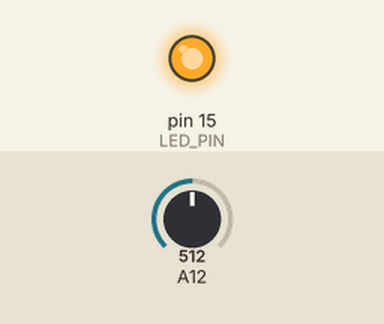
This sketch was run on a simulated Arduino Mega 2560, built with avr-gcc and run on an emulated ATmega2560. On the bench: output pins drawn as LEDs (lit = HIGH). The inputs (shaded band) are chosen by the test bench; at power-on: A12 = 512.

Above: at 1.3 s.
1.4 s: A12 set to 492
At 2.4 s:
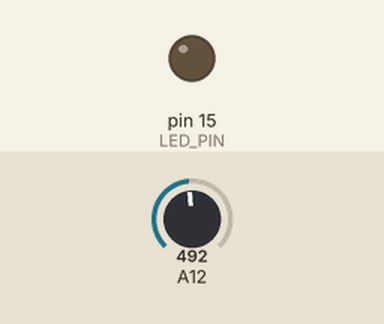
3.0 s: A12 set to 510
At 3.6 s:
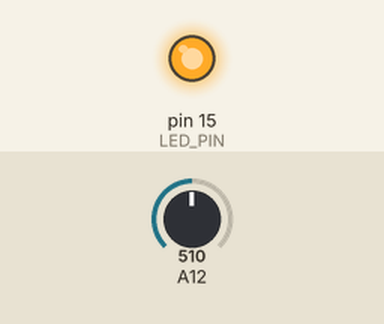
4.5 s: A12 set to 490
At 5.9 s:
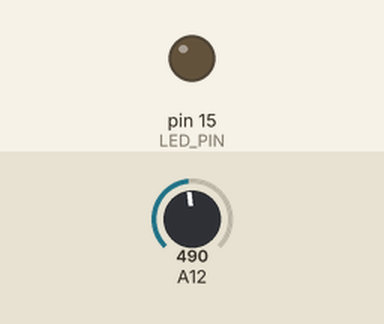
Timing chart, 0 to 7.5 s (numbered marks = the images above; inputs shaded):
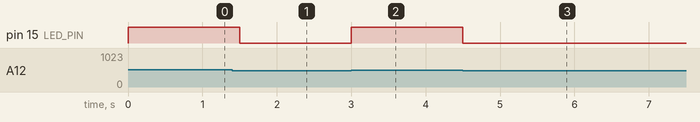

Measured:
- the behaviour switches between 500 and 499 on A12 (found by bisection; images 0 and 1)
- after the input at 1.4 s, pin 15 (LED_PIN): HIGH → LOW after 0.10 s
- after the input at 3.0 s, pin 15 (LED_PIN): LOW → HIGH at once
- after the input at 4.5 s, pin 15 (LED_PIN): HIGH → LOW at once

The sketch:

photoresistor-led-control.ino
```cpp
const uint8_t SENSOR_PIN = 28;
const uint8_t LED_PIN = 15;

const uint16_t LIGHT_THRESHOLD = 500;

void setup() {
  pinMode(LED_PIN, OUTPUT);
}

void loop() {
  const int sensorValue = analogRead(SENSOR_PIN);
  digitalWrite(LED_PIN, sensorValue >= LIGHT_THRESHOLD ? HIGH : LOW);

  delay(500);
}
```
